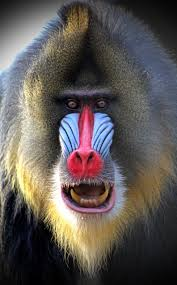
#> input picture img/monkey.jpeg, 177 x 285 px
$ python task-08-color-image-processing.py   (older library calls are emulated)
#> lines starting #> are read from the running program, lines starting #| are printed output that depends on the picture
import numpy as np
import cv2
from matplotlib import pyplot as plt

# 1. Display Color Histograms for RGB Images

# Objective: Calculate and display separate histograms for the R, G, and B channels of a color image.

# Topics: Color histograms, channel separation.

# Challenge: Compare histograms of different images (e.g., nature vs. synthetic images).


# [43 lines left out: functions DisplayColorHistograms, compareHistograms, not called in this run]
# Examples images
source_img1 = cv2.imread('../../img/baboon.png')
source_img2 = cv2.imread('../../img/monkey.jpeg')
#> source_img2 is the input picture: shape (285, 177, 3); mean B, G, R 84, 87.3, 93.7
source_img3 = cv2.imread('../../img/strawberries.tif')
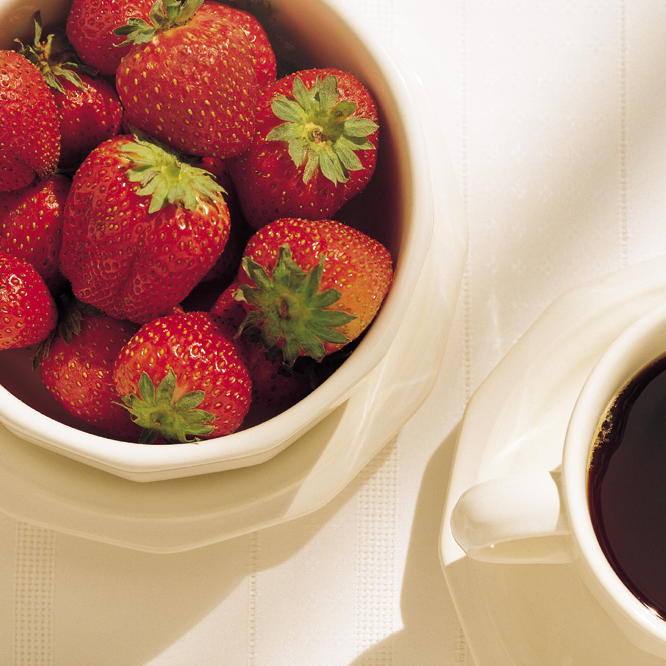
#> input picture img/strawberries.tif, 666 x 666 px
#> source_img3 is the input picture: shape (666, 666, 3); mean B, G, R 126.5, 145.9, 186.3
source_img4 = cv2.imread('../../img/lena.png')
source_img5 = cv2.imread('../../img/rgbcube_kBKG.png')
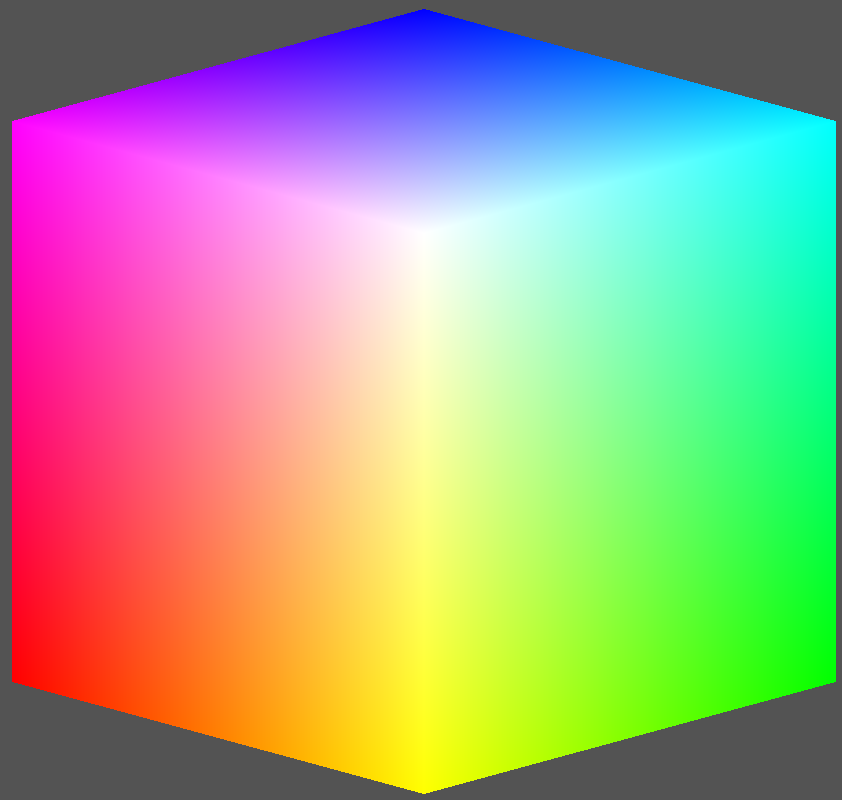
#> input picture img/rgbcube_kBKG.png, 842 x 800 px
#> source_img5 is the input picture: shape (800, 842, 3); mean B, G, R 137.1, 163.4, 163.4
source_img6 = cv2.imread('../../img/rgb.png')
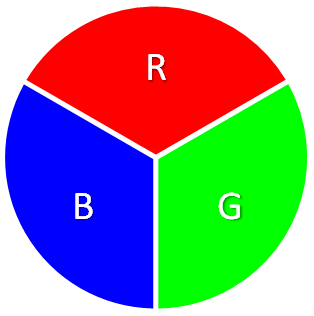
#> input picture img/rgb.png, 314 x 316 px
#> source_img6 is the input picture: shape (316, 314, 3); mean B, G, R 137.2, 137.5, 137.5
# Display the color histograms
# DisplayColorHistograms(source_img1)
# #Compare two histograms
# compareHistograms(source_img1, source_img2)

# ---

# 2. Visualize Individual Color Channels

# Objective: Extract and display the Red, Green, and Blue channels of a color image as grayscale and pseudo-colored images.

# Topics: Channel separation and visualization.

# Bonus: Reconstruct the original image using the separated channels.

# [532 lines left out: functions displayChannels, rgb_to_cmyk, displayEachChannel, convertColorSpaces, blurRGBvsHSV, EdgeDetectionFilter and 5 more, not called in this run]

#histogramEqualization(source_img4)
